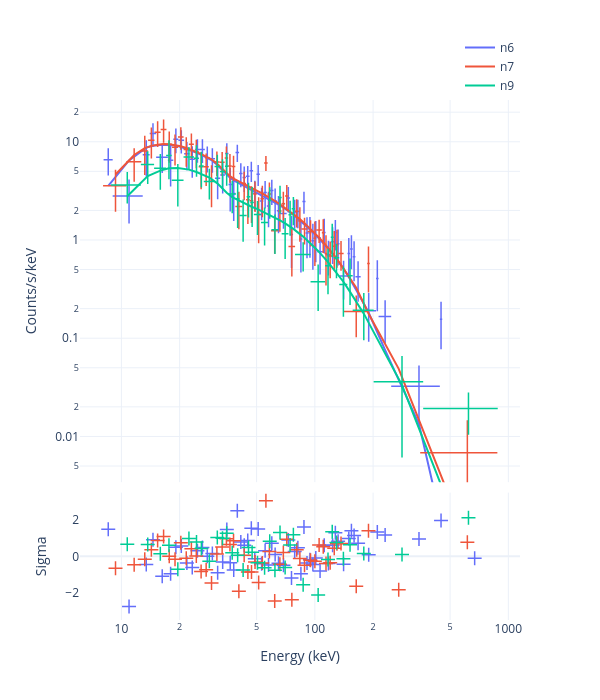
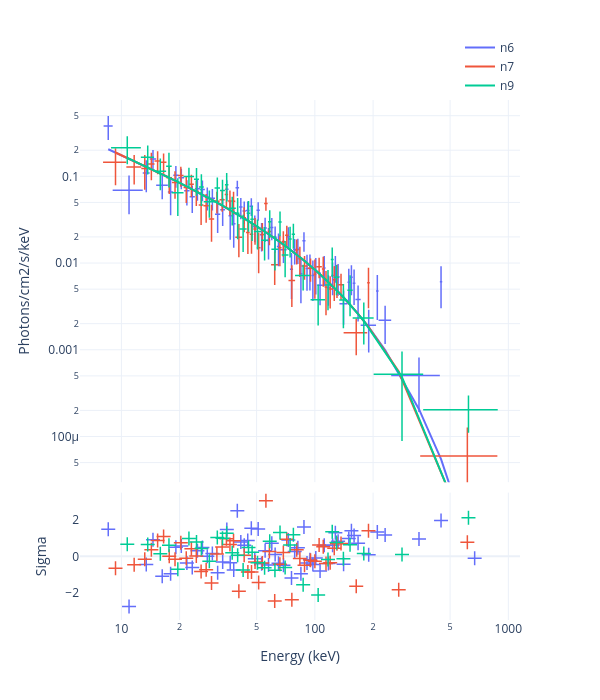

Write notebook code for charts like these, in order.
### Markdown cell above
## 3a — bayspec tint fit (NaI by default)

### Code cell
ctx = runner.run(ctx, stages=['fit_tint'])
